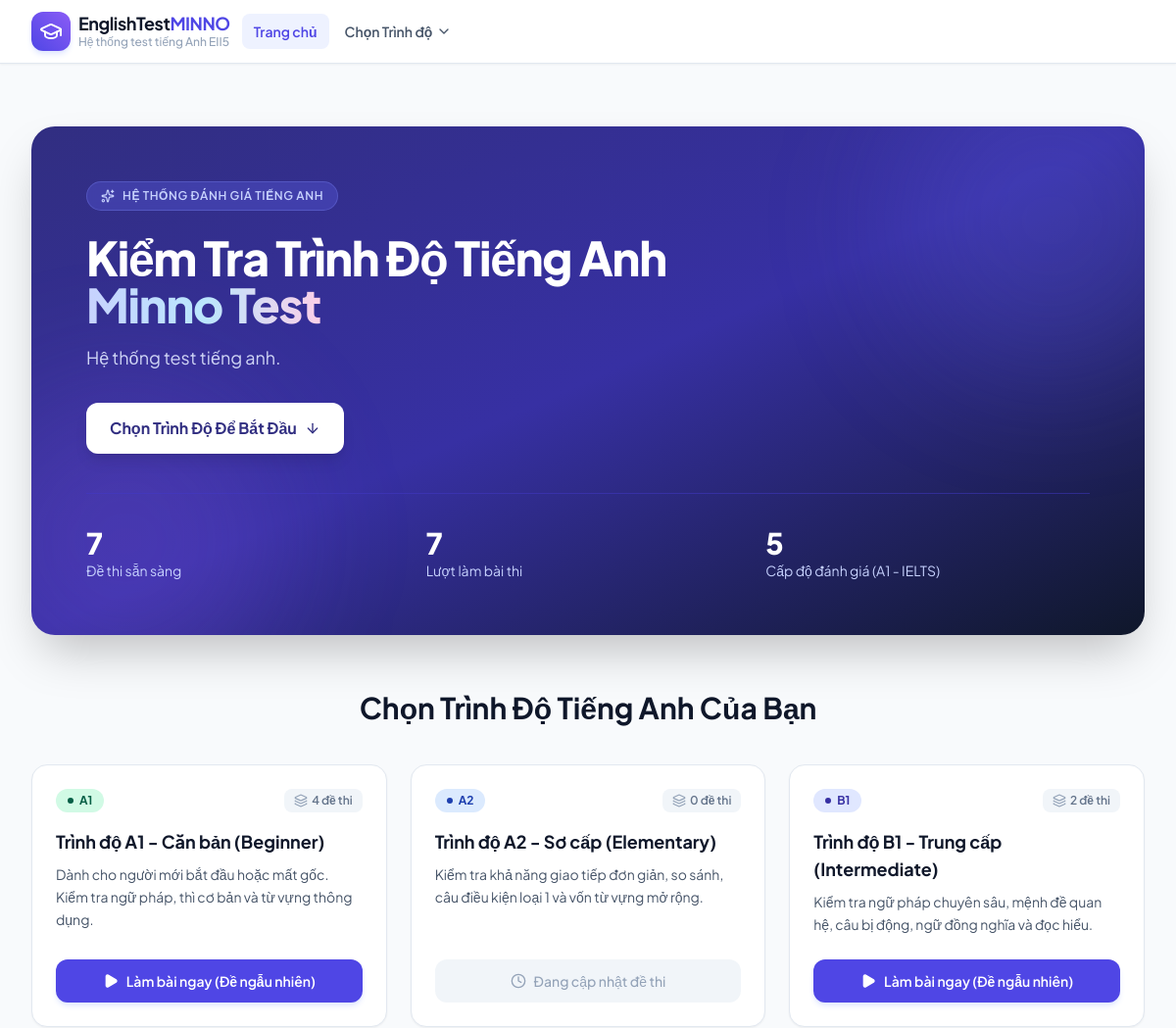
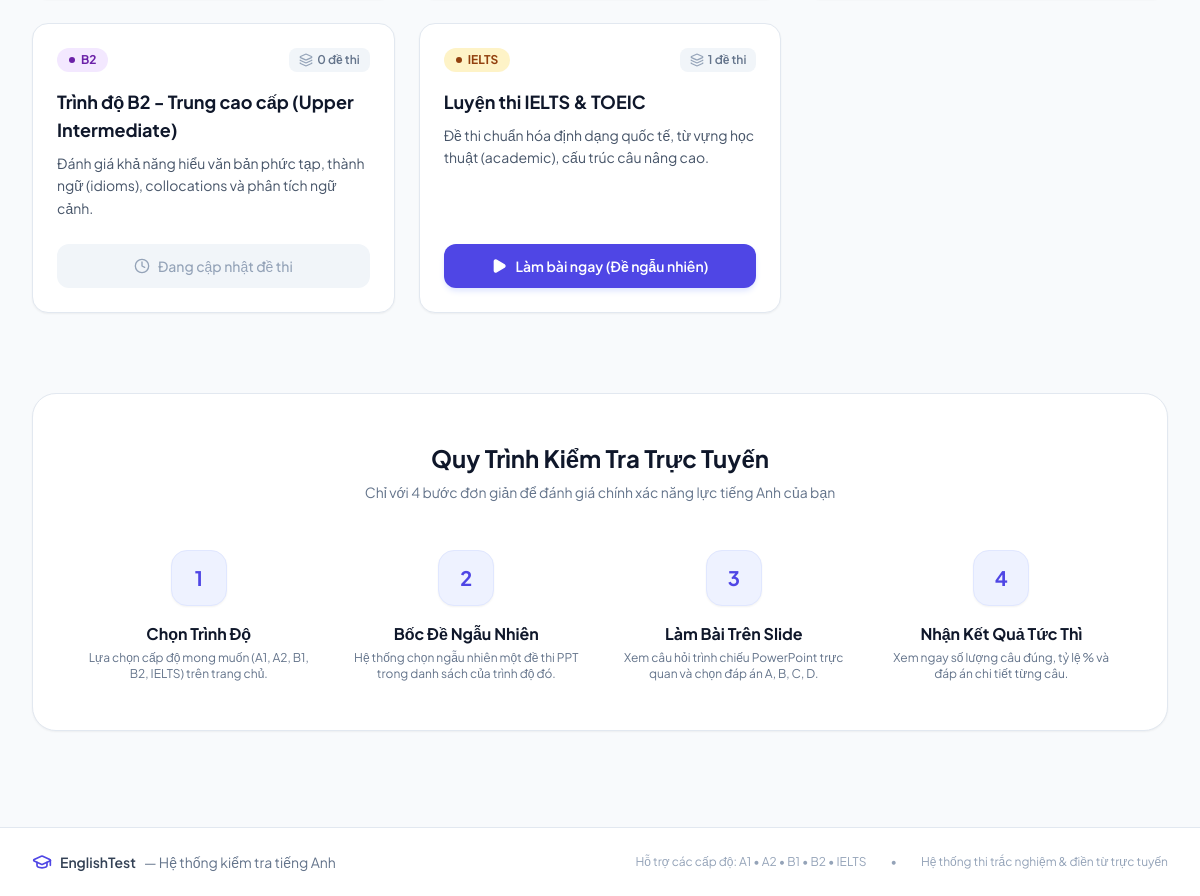
The page / on the database its author committed (2 pictures, top to bottom).
### models.py (models this page shows, shortened)
class Level(db.Model):
    __tablename__ = 'levels'
    id = db.Column(db.Integer, primary_key=True)
    code = db.Column(db.String(20), unique=True, nullable=False)  # 'A1', 'A2', 'B1', 'B2', 'C1', 'IELTS'
    name = db.Column(db.String(100), nullable=False)              # 'Trình độ A1 - Căn bản'
    description = db.Column(db.Text, nullable=True)
    badge_color = db.Column(db.String(30), default='blue')        # 'blue', 'green', 'amber', 'purple', 'rose'
    icon_name = db.Column(db.String(50), default='book-open')
    order_num = db.Column(db.Integer, default=1)
    is_active = db.Column(db.Boolean, default=True)
    created_at = db.Column(db.DateTime, default=datetime.utcnow)
    tests = db.relationship('Test', backref='level', lazy=True, cascade='all, delete-orphan')
    @property
    def active_tests_count(self):
        return len([t for t in self.tests if t.is_active])

class Test(db.Model):
    __tablename__ = 'tests'
    id = db.Column(db.Integer, primary_key=True)
    level_id = db.Column(db.Integer, db.ForeignKey('levels.id', ondelete='CASCADE'), nullable=False)
    title = db.Column(db.String(200), nullable=False)
    description = db.Column(db.Text, nullable=True)
    test_format = db.Column(db.String(30), default='ppt')
    ppt_filename = db.Column(db.String(255), nullable=True)      # Original filename
    ppt_filepath = db.Column(db.String(500), nullable=True)      # Relative or abs path to ppt file
    slides_folder = db.Column(db.String(500), nullable=True)     # Relative folder under static/ containing slide images
    audio_filename = db.Column(db.String(255), nullable=True)    # Original audio filename (.mp3, .wav)
    audio_filepath = db.Column(db.String(500), nullable=True)    # Relative path under static/ to audio file
    total_slides = db.Column(db.Integer, default=0)
    time_limit_minutes = db.Column(db.Integer, default=15)       # 0 = unlimited
    total_questions = db.Column(db.Integer, default=10)
    pass_percentage = db.Column(db.Integer, default=50)
    is_active = db.Column(db.Boolean, default=True)
    created_at = db.Column(db.DateTime, default=datetime.utcnow)
    questions = db.relationship('Question', backref='test', lazy=True, cascade='all, delete-orphan', order_by='Question.question_number')
    submissions = db.relationship('Submission', backref='test', lazy=True, cascade='all, delete-orphan')

### app.py (the view)
@app.route('/')
def home():
    levels = Level.query.filter_by(is_active=True).order_by(Level.order_num).all()
    total_tests = Test.query.filter_by(is_active=True).count()
    total_submissions = Submission.query.count()
    return render_template(
        'home.html',
        levels=levels,
        total_tests=total_tests,
        total_submissions=total_submissions
    )

### app.py (called while the page is built)
@app.context_processor
def inject_globals():
    levels = Level.query.filter_by(is_active=True).order_by(Level.order_num).all()
    current_user = None
    if session.get('user_id'):
        current_user = User.query.get(session.get('user_id'))
    return {
        'all_levels': levels,
        'current_user': current_user,
        'is_admin': session.get('role') == 'admin',
        'is_teacher': session.get('role') == 'teacher',
        'is_staff': session.get('role') in ('admin', 'teacher'),
        'candidate_name': session.get('student_name'),
        'candidate_phone': session.get('student_phone'),
        'candidate_email': session.get('student_email')
    }

### templates/home.html (shortened to what this page needs)
{% extends 'base.html' %}
{% block content %}
<div class="max-w-7xl mx-auto px-4 sm:px-6 lg:px-8 py-8 md:py-12">
    <div class="relative overflow-hidden bg-gradient-to-br from-indigo-900 via-indigo-800 to-slate-900 rounded-3xl text-white p-8 md:p-14 shadow-2xl mb-14">
        <div class="absolute -right-16 -top-16 w-80 h-80 bg-indigo-500/20 rounded-full blur-3xl pointer-events-none"></div>
        <div class="absolute -left-16 -bottom-16 w-80 h-80 bg-violet-500/20 rounded-full blur-3xl pointer-events-none"></div>
        <div class="relative z-10 max-w-3xl">
            <div class="inline-flex items-center space-x-2 px-3.5 py-1.5 rounded-full bg-indigo-500/30 border border-indigo-400/30 text-indigo-200 text-xs font-semibold mb-6 uppercase tracking-wider backdrop-blur-sm">
                <i data-lucide="sparkles" class="w-3.5 h-3.5"></i>
                <span>Hệ Thống Đánh Giá Tiếng Anh</span>
            </div>
            <h1 class="text-3xl md:text-5xl font-extrabold tracking-tight leading-tight mb-4 text-white">
                Kiểm Tra Trình Độ Tiếng Anh <br>
                <span class="text-transparent bg-clip-text bg-gradient-to-r from-indigo-200 via-sky-200 to-pink-200">
                </span>
            </h1>
            <p class="text-indigo-100/90 text-base md:text-lg mb-8 leading-relaxed">
                Hệ thống test tiếng anh.
            </p>
            <div class="flex flex-wrap items-center gap-4">
                <a href="#levels-section" class="px-6 py-3.5 bg-white text-indigo-900 font-bold rounded-xl shadow-lg hover:bg-indigo-50 hover:shadow-indigo-500/20 transition-all flex items-center space-x-2 text-sm md:text-base">
                    <span>Chọn Trình Độ Để Bắt Đầu</span>
                    <i data-lucide="arrow-down" class="w-4 h-4"></i>
                </a>
            </div>
        </div>
        <div class="relative z-10 grid grid-cols-2 sm:grid-cols-3 gap-4 mt-10 pt-8 border-t border-indigo-700/50">
            <div>
                <p class="text-2xl md:text-3xl font-extrabold text-white">{{ total_tests }}</p>
                <p class="text-xs md:text-sm text-indigo-200">Đề thi sẵn sàng</p>
            </div>
            <div>
                <p class="text-2xl md:text-3xl font-extrabold text-white">{{ total_submissions }}</p>
                <p class="text-xs md:text-sm text-indigo-200">Lượt làm bài thi</p>
            </div>
            <div class="col-span-2 sm:col-span-1">
                <p class="text-2xl md:text-3xl font-extrabold text-white">{{ all_levels|length }}</p>
                <p class="text-xs md:text-sm text-indigo-200">Cấp độ đánh giá (A1 - IELTS)</p>
            </div>
        </div>
    </div>
    <div id="levels-section" class="scroll-mt-20">
        <div class="text-center max-w-2xl mx-auto mb-10">
            <h2 class="text-2xl md:text-3xl font-bold text-slate-900 mb-3">
                Chọn Trình Độ Tiếng Anh Của Bạn
            </h2>
        </div>
        <div class="grid grid-cols-1 md:grid-cols-2 lg:grid-cols-3 gap-6">
            {% for lvl in levels %}
            <div class="bg-white rounded-2xl border border-slate-200 p-6 shadow-sm hover:shadow-xl hover:border-indigo-300 transition-all duration-200 flex flex-col justify-between group">
                <div>
                    <div class="flex items-center justify-between mb-4">
                        <span class="inline-flex items-center space-x-1.5 px-3 py-1 rounded-full text-xs font-bold
                            {% if lvl.badge_color == 'emerald' %}bg-emerald-100 text-emerald-800
                            {% elif lvl.badge_color == 'blue' %}bg-blue-100 text-blue-800
                            {% elif lvl.badge_color == 'indigo' %}bg-indigo-100 text-indigo-800
                            {% elif lvl.badge_color == 'purple' %}bg-purple-100 text-purple-800
                            {% elif lvl.badge_color == 'amber' %}bg-amber-100 text-amber-800
                            {% else %}bg-slate-100 text-slate-800{% endif %}">
                            <span class="w-1.5 h-1.5 rounded-full bg-current"></span>
                            <span>{{ lvl.code }}</span>
                        </span>
                        <span class="text-xs font-semibold text-slate-500 bg-slate-100 px-2.5 py-1 rounded-lg flex items-center space-x-1">
                            <i data-lucide="layers" class="w-3.5 h-3.5 text-slate-400"></i>
                            <span>{{ lvl.active_tests_count }} đề thi</span>
                        </span>
                    </div>
                    <h3 class="text-lg font-bold text-slate-900 group-hover:text-indigo-600 transition mb-2">
                        {{ lvl.name }}
                    </h3>
                    <p class="text-sm text-slate-600 mb-6 leading-relaxed">
                        {{ lvl.description or 'Bài kiểm tra năng lực phù hợp với trình độ người học.' }}
                    </p>
                </div>
                <div>
                    {% if lvl.active_tests_count > 0 %}
                    <button type="button" onclick="promptCandidateBeforeTest('{{ url_for('random_test_by_level', level_id=lvl.id) }}')" class="w-full py-3 px-4 bg-indigo-600 hover:bg-indigo-700 text-white font-semibold rounded-xl text-sm flex items-center justify-center space-x-2 shadow-md shadow-indigo-100 hover:shadow-indigo-200 transition-all">
                        <i data-lucide="play" class="w-4 h-4 fill-white"></i>
                        <span>Làm bài ngay (Đề ngẫu nhiên)</span>
                    </button>
                    {% else %}
                    <button disabled class="w-full py-3 px-4 bg-slate-100 text-slate-400 font-medium rounded-xl text-sm flex items-center justify-center space-x-2 cursor-not-allowed">
                        <i data-lucide="clock" class="w-4 h-4"></i>
                        <span>Đang cập nhật đề thi</span>
                    </button>
                    {% endif %}
                </div>
            </div>
            {% endfor %}
        </div>
    </div>
    <div class="mt-20 bg-white rounded-3xl border border-slate-200 p-8 md:p-12 shadow-sm">
        <div class="text-center max-w-xl mx-auto mb-12">
            <h3 class="text-2xl font-bold text-slate-900 mb-2">Quy Trình Kiểm Tra Trực Tuyến</h3>
            <p class="text-slate-500 text-sm">Chỉ với 4 bước đơn giản để đánh giá chính xác năng lực tiếng Anh của bạn</p>
        </div>
        <div class="grid grid-cols-1 md:grid-cols-4 gap-8">
            <div class="flex flex-col items-center text-center">
                <div class="w-14 h-14 rounded-2xl bg-indigo-50 text-indigo-600 flex items-center justify-center font-bold text-xl mb-4 border border-indigo-100 shadow-sm">
                    1
                </div>
                <h4 class="font-bold text-slate-900 mb-1">Chọn Trình Độ</h4>
                <p class="text-xs text-slate-500">Lựa chọn cấp độ mong muốn (A1, A2, B1, B2, IELTS) trên trang chủ.</p>
            </div>
            <div class="flex flex-col items-center text-center">
                <div class="w-14 h-14 rounded-2xl bg-indigo-50 text-indigo-600 flex items-center justify-center font-bold text-xl mb-4 border border-indigo-100 shadow-sm">
                    2
                </div>
                <h4 class="font-bold text-slate-900 mb-1">Bốc Đề Ngẫu Nhiên</h4>
                <p class="text-xs text-slate-500">Hệ thống chọn ngẫu nhiên một đề thi PPT trong danh sách của trình độ đó.</p>
            </div>
            <div class="flex flex-col items-center text-center">
                <div class="w-14 h-14 rounded-2xl bg-indigo-50 text-indigo-600 flex items-center justify-center font-bold text-xl mb-4 border border-indigo-100 shadow-sm">
                    3
                </div>
                <h4 class="font-bold text-slate-900 mb-1">Làm Bài Trên Slide</h4>
                <p class="text-xs text-slate-500">Xem câu hỏi trình chiếu PowerPoint trực quan và chọn đáp án A, B, C, D.</p>
            </div>
            <div class="flex flex-col items-center text-center">
                <div class="w-14 h-14 rounded-2xl bg-indigo-50 text-indigo-600 flex items-center justify-center font-bold text-xl mb-4 border border-indigo-100 shadow-sm">
                    4
                </div>
                <h4 class="font-bold text-slate-900 mb-1">Nhận Kết Quả Tức Thì</h4>
                <p class="text-xs text-slate-500">Xem ngay số lượng câu đúng, tỷ lệ % và đáp án chi tiết từng câu.</p>
            </div>
        </div>
    </div>
</div>
{% endblock %}

### templates/base.html (shortened to what this page needs)
<!DOCTYPE html>
<html lang="vi" class="h-full bg-slate-50">
<head>
    <script src="https://cdn.tailwindcss.com"></script>
    <link rel="stylesheet" href="{{ url_for('static', filename='css/custom.css') }}">
</head>
<body class="h-full flex flex-col font-['Plus_Jakarta_Sans',sans-serif] text-slate-800 antialiased selection:bg-indigo-500 selection:text-white">
    <nav class="bg-white border-b border-slate-200 sticky top-0 z-50 shadow-sm">
        <div class="max-w-7xl mx-auto px-4 sm:px-6 lg:px-8">
            <div class="flex justify-between h-16">
                <div class="flex items-center space-x-3">
                    <a href="{{ url_for('home') }}" class="flex items-center space-x-2 text-indigo-600 hover:text-indigo-700 transition">
                        <div class="w-10 h-10 rounded-xl bg-gradient-to-tr from-indigo-600 to-violet-500 flex items-center justify-center text-white shadow-md shadow-indigo-100">
                            <i data-lucide="graduation-cap" class="w-6 h-6"></i>
                        </div>
                        <div class="flex flex-col">
                            <span class="font-bold text-lg leading-tight tracking-tight text-slate-900">EnglishTest<span class="text-indigo-600">MINNO</span></span>
                            <span class="text-xs text-slate-400 font-medium">Hệ thống test tiếng Anh EII5</span>
                        </div>
                    </a>
                    <div class="hidden md:flex items-center space-x-1 ml-8">
                        <a href="{{ url_for('home') }}" class="px-3 py-2 rounded-lg text-sm font-semibold transition {% if request.endpoint == 'home' %}text-indigo-600 bg-indigo-50{% else %}text-slate-600 hover:text-slate-900 hover:bg-slate-100{% endif %}">
                            Trang chủ
                        </a>
                        <div class="relative group">
                            <button class="px-3 py-2 rounded-lg text-sm font-semibold text-slate-600 hover:text-slate-900 hover:bg-slate-100 flex items-center space-x-1">
                                <span>Chọn Trình độ</span>
                                <i data-lucide="chevron-down" class="w-4 h-4"></i>
                            </button>
                        </div>
                    </div>
                </div>
            </div>
        </div>
    </nav>
    <main class="flex-1 w-full">
        {% block content %}{% endblock %}
    </main>
    <footer class="bg-white border-t border-slate-200 py-6 mt-12 text-sm text-slate-500">
        <div class="max-w-7xl mx-auto px-4 sm:px-6 lg:px-8 flex flex-col md:flex-row items-center justify-between gap-4">
            <div class="flex items-center space-x-2">
                <i data-lucide="graduation-cap" class="w-5 h-5 text-indigo-600"></i>
                <span class="font-semibold text-slate-700">EnglishTest</span>
                <span>— Hệ thống kiểm tra tiếng Anh</span>
            </div>
            <div class="flex items-center space-x-6 text-xs text-slate-400">
                <span>Hỗ trợ các cấp độ: A1 • A2 • B1 • B2 • IELTS</span>
                <span>•</span>
                <span>Hệ thống thi trắc nghiệm & điền từ trực tuyến</span>
            </div>
        </div>
    </footer>
</body>
</html>

### rows shown on the page
Level: code "A1", active_tests_count "4", name "Trình độ A1 - Căn bản (Beginner)", description "Dành cho người mới bắt đầu hoặc mất gốc. Kiểm tra ngữ pháp, thì cơ bản và từ vựng thông dụng."
Level: code "A2", active_tests_count "0", name "Trình độ A2 - Sơ cấp (Elementary)", description "Kiểm tra khả năng giao tiếp đơn giản, so sánh, câu điều kiện loại 1 và vốn từ vựng mở rộng.", shows "Đang cập nhật đề thi"
Level: code "B1", active_tests_count "2", name "Trình độ B1 - Trung cấp (Intermediate)", description "Kiểm tra ngữ pháp chuyên sâu, mệnh đề quan hệ, câu bị động, ngữ đồng nghĩa và đọc hiểu."
Level: code "B2", active_tests_count "0", name "Trình độ B2 - Trung cao cấp (Upper Intermediate)", description "Đánh giá khả năng hiểu văn bản phức tạp, thành ngữ (idioms), collocations và phân tích ngữ cảnh.", shows "Đang cập nhật đề thi"
Level: code "IELTS", active_tests_count "1", name "Luyện thi IELTS & TOEIC", description "Đề thi chuẩn hóa định dạng quốc tế, từ vựng học thuật (academic), cấu trúc câu nâng cao."

### other values the page prints
{{ total_tests }} "7"
{{ total_submissions }} "7"
{{ all_levels|length }} "5"
